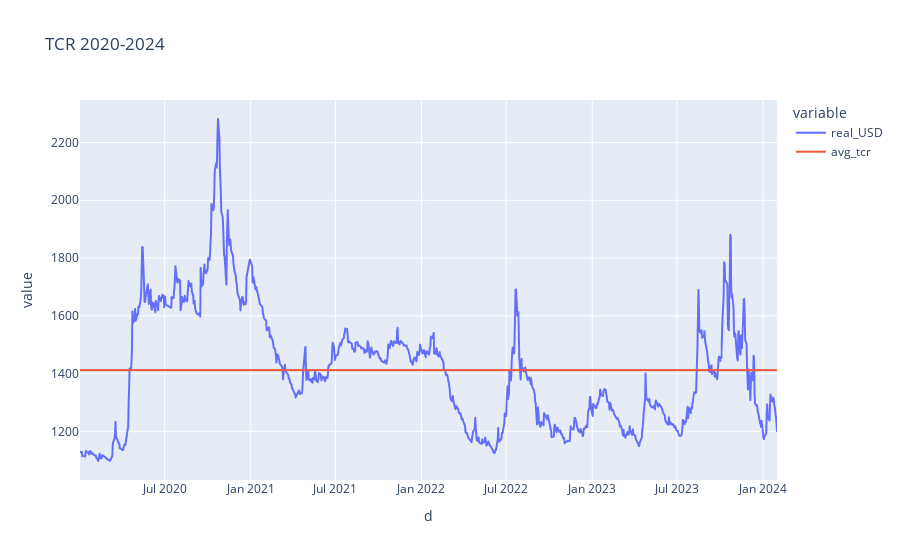

Notebook cell for this chart:
### Code cell
fig_real_usd = px.line(df_resultado, x='d', y=['real_USD', 'avg_tcr' ], title='TCR 2020-2024', hover_data='v')
fig_real_usd.show()

### Figure 1 — Plotly figure (JSON) as saved in the notebook; plotly's stock layout.template omitted (floating-point values rounded to 4 significant figures; data arrays with more than 128 entries replaced by an {"elided": "..."} marker saying what was removed)
{"data": [{"customdata": {"elided": "998x1 float values"}, "hovertemplate": "variable=real_USD<br>d=%{x}<br>value=%{y}<br>v=%{customdata[0]}<extra></extra>", "legendgroup": "real_USD", "line": {"color": "#636efa", "dash": "solid"}, "marker": {"symbol": "circle"}, "mode": "lines", "name": "real_USD", "showlegend": true, "type": "scattergl", "x": {"elided": "998 str values"}, "xaxis": "x", "y": {"elided": "998 float values"}, "yaxis": "y"}, {"customdata": {"elided": "998x1 float values"}, "hovertemplate": "variable=avg_tcr<br>d=%{x}<br>value=%{y}<br>v=%{customdata[0]}<extra></extra>", "legendgroup": "avg_tcr", "line": {"color": "#EF553B", "dash": "solid"}, "marker": {"symbol": "circle"}, "mode": "lines", "name": "avg_tcr", "showlegend": true, "type": "scattergl", "x": {"elided": "998 str values"}, "xaxis": "x", "y": {"elided": "998 float values"}, "yaxis": "y"}], "layout": {"legend": {"title": {"text": "variable"}, "tracegroupgap": 0}, "title": {"text": "TCR 2020-2024"}, "xaxis": {"anchor": "y", "domain": [0, 1], "title": {"text": "d"}}, "yaxis": {"anchor": "x", "domain": [0, 1], "title": {"text": "value"}}}}
